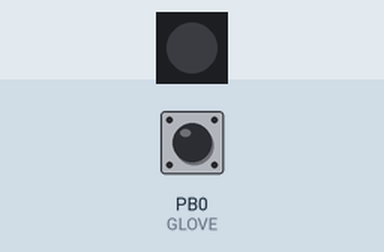
This sketch was run on a simulated ATtiny85, built with avr-gcc and run on an emulated ATtiny85. On the bench: 1 RGB LEDs in strip order, left to right. Inputs (shaded band) come from the test bench; at power-on: PB0 (GLOVE) HIGH.

Above: at 1.8 s.
1.9 s: PB0 (GLOVE) pulled LOW for 0.6 s
At 2.4 s:
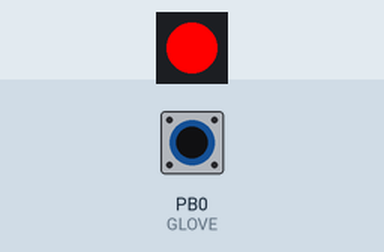
4.0 s: PB0 (GLOVE) pulled LOW for 3.2 s
At 8.9 s:
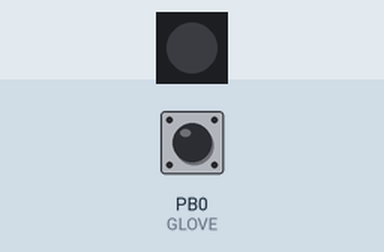
Timing chart, 0 to 10.4 s (numbered marks = the images above; inputs shaded):
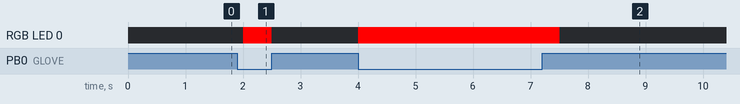

Measured:
- after the input at 1.9 s, RGB LED 0: off → RGB(255, 0, 0) after 0.10 s, → off 0.50 s later
- after the input at 4.0 s, RGB LED 0: off → RGB(255, 0, 0) at once, → off 3.5 s later

The sketch:

glove_red_neopixels_trinket.ino
```cpp
// (licence header left out)
#include <Adafruit_NeoPixel.h>
#ifdef __AVR__
#include <avr/power.h>
#endif

//because neopixels are connected to pin #1 on the Trinket
#define PIN            1

// Number of neopixels
#define NUMPIXELS      1


Adafruit_NeoPixel pixels = Adafruit_NeoPixel(NUMPIXELS, PIN, NEO_GRB + NEO_KHZ800);
int delayval = 500; // delay for half a second

//because Glove is connected to pin #0 on Trinket
#define GLOVE 0


void setup() {
  // This is for Trinket 5V 16MHz, you can remove these three lines if you are not using a Trinket
#if defined (__AVR_ATtiny85__)
  if (F_CPU == 16000000) clock_prescale_set(clock_div_1);
#endif
  // End of trinket special code
  pixels.begin(); // This initializes the NeoPixel library.

  //Sets up glove as input, just like in original example
  pinMode(GLOVE, INPUT);
  digitalWrite(GLOVE, HIGH);
}

void loop() {

  //if glove is in contact with other glove
  if (digitalRead(GLOVE) == LOW)
  {

    //make neopixels RED
    for (int i = 0; i < NUMPIXELS; i++) {

      // pixels.Color takes RGB values, from 0,0,0 up to 255,255,255
      pixels.setPixelColor(i, pixels.Color(255, 0, 0));
      pixels.show(); // This sends the updated pixel color to the hardware.

      delay(delayval); // Delay for a period of time (in milliseconds).
    }
  }

   //Otherwise, don't light them at all.
  else {
    for (int i = 0; i < NUMPIXELS; i++) {

      // pixels.Color takes RGB values, from 0,0,0 up to 255,255,255
      pixels.setPixelColor(i, pixels.Color(0, 0, 0));
      pixels.show(); // This sends the updated pixel color to the hardware.

      delay(delayval); // Delay for a period of time (in milliseconds).
    }
  }
}
```
